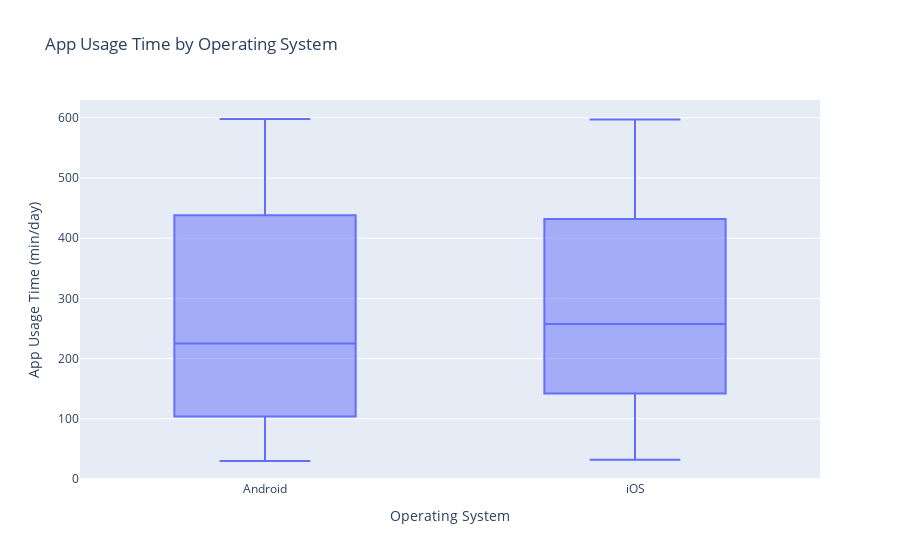

The cell this chart's notebook holds for it:
### Code cell
# 1. Verteilung der App-Nutzungszeit nach Betriebssystem (Boxplot)
fig1 = px.box(df_U, x='Operating System', y='App Usage Time (min/day)', title='App Usage Time by Operating System')
fig1.show()

### Figure 1 — Plotly figure (JSON) as saved in the notebook; plotly's stock layout.template omitted (floating-point values rounded to 4 significant figures; data arrays with more than 128 entries replaced by an {"elided": "..."} marker saying what was removed)
{"data": [{"alignmentgroup": "True", "hovertemplate": "Operating System=%{x}<br>App Usage Time (min/day)=%{y}<extra></extra>", "legendgroup": "", "marker": {"color": "#636efa"}, "name": "", "notched": false, "offsetgroup": "", "orientation": "v", "showlegend": false, "type": "box", "x": {"elided": "700 str values"}, "x0": " ", "xaxis": "x", "y": {"elided": "700 int values"}, "y0": " ", "yaxis": "y"}], "layout": {"boxmode": "group", "legend": {"tracegroupgap": 0}, "title": {"text": "App Usage Time by Operating System"}, "xaxis": {"anchor": "y", "domain": [0, 1], "title": {"text": "Operating System"}}, "yaxis": {"anchor": "x", "domain": [0, 1], "title": {"text": "App Usage Time (min/day)"}}}}
